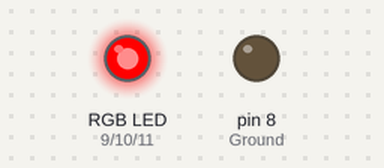
Bench run of a sketch on a simulated Arduino Uno, built with avr-gcc and run on an emulated ATmega328P. Shown: an RGB LED mixed from three pins (HIGH = lit), output pins drawn as LEDs (lit = HIGH).

Above: at 0.5 s.
At 1.5 s:
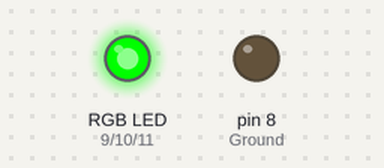
At 5.5 s:
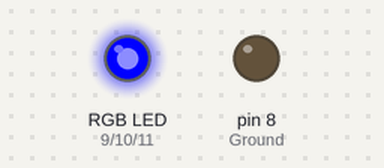
Timing chart, 0 to 6.9 s (numbered marks = the images above):
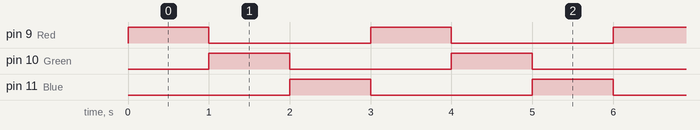

Measured:
- by itself, pin 9 (Red), pin 10 (Green), pin 11 (Blue): alternates HIGH for 1.0 s and LOW for 2.0 s
- by itself, everything shown: repeats every 3.0 s, in 4 steps

The sketch:

RGB_1.ino
```cpp
// LED 핀 사용하여 출력하기

int Ground = 8;
int Red = 9;
int Green = 10;
int Blue = 11;

void setup() {
  pinMode(Ground, OUTPUT);
  pinMode(Red, OUTPUT);
  pinMode(Green, OUTPUT);
  pinMode(Blue, OUTPUT);

  digitalWrite(Ground, LOW);
}

void loop() {
  digitalWrite(Red, HIGH); // R
  delay(1000);
  digitalWrite(Red, LOW);

  digitalWrite(Green, HIGH); // G
  delay(1000);
  digitalWrite(Green, LOW);

  digitalWrite(Blue, HIGH); // B
  delay(1000);
  digitalWrite(Blue, LOW);
}
```
